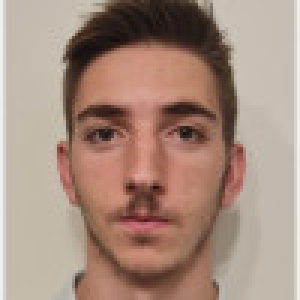
#> input picture src/exercises/11-eigenfaces/datasets/classroom/gress_jeremy.jpg, 100 x 100 px (shown 3 times larger); its folder holds 4 pictures in this run
$ python eigenfaces_classroom.py
#> lines starting #> are read from the running program, lines starting #| are printed output that depends on the picture
#!/usr/bin/env python3

import matplotlib.image as img
import matplotlib.pyplot as plt
import numpy as np
import os

from matplotlib.widgets import Slider


def rgb2gray(rgb):
    gray = rgb if not len(rgb.shape)>2 else np.dot(rgb[...,:3], [.2989, .5870, .1140])
    return gray


def basis_from_eigens(cov_mat):
    # Eigenvalues and Eigenvectors
    eigvals, eigvecs = np.linalg.eig(cov_mat)
    eig_idx = np.flip(eigvals.argsort())
    eigvals = eigvals[eig_idx]
    eigvecs = eigvecs[:, eig_idx]

    return eigvecs, eigvals


def basis_from_svd(matrix):
    # Singular Value Decomposition X = U Sigma V*
    u, s, v = np.linalg.svd(matrix, full_matrices=False)

    return u, s


def main():
    """ Eigenfaces - https://silanus.fr/sin/?p=785 """
    dir_path = os.path.dirname(os.path.abspath(__file__)) + '/datasets/classroom/'
    img_names = os.listdir(dir_path)

    # Load and show all faces
    fig = plt.figure()
    fig.suptitle("Faces")
    dim = 0
    faces = []
    for i, file_name in enumerate(img_names):
        img_i = rgb2gray(plt.imread(dir_path + file_name))
#> in rgb2gray, `gray = rgb if not len(rgb.shape)>2 else np.dot(rgb[...,:3], [.2989, .5..`:
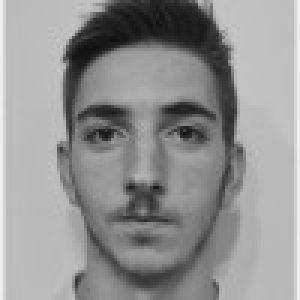
#> gray: shape (100, 100) float64 (shown 3 times larger); min 15.87, max 240, mean 146.6
        dim = img_i.shape
#> dim = (100, 100)
        faces.append(img_i.ravel())
        fig.add_subplot(3, len(img_names)//3, i+1)
        plt.imshow(img_i, cmap=plt.get_cmap('gray'))
        plt.xticks([])
        plt.yticks([])
#> pass 2 of the loop in main, `for i, file_name in enumerate(img_names):`:
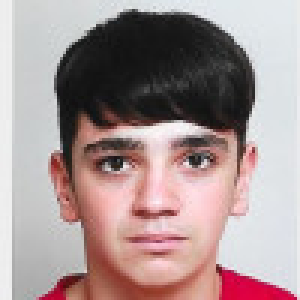
#> input picture src/exercises/11-eigenfaces/datasets/classroom/jovet_timothee.jpg, 100 x 100 px (shown 3 times larger)
#> in rgb2gray (call 2), `gray = rgb if not len(rgb.shape)>2 else np.dot(rgb[...,:3], [.2989, .5..`:
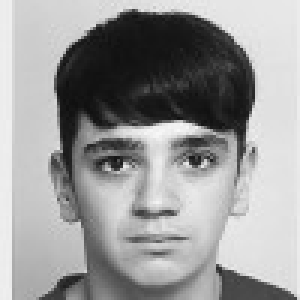
#> gray: shape (100, 100) float64 (shown 3 times larger); min 16, max 249.2, mean 153.5
#> pass 3 of the loop in main, `for i, file_name in enumerate(img_names):`:
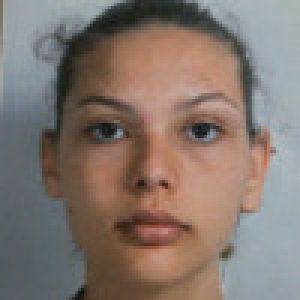
#> input picture src/exercises/11-eigenfaces/datasets/classroom/lauret_heloise.jpg, 100 x 100 px (shown 3 times larger)
#> in rgb2gray (call 3), `gray = rgb if not len(rgb.shape)>2 else np.dot(rgb[...,:3], [.2989, .5..`:
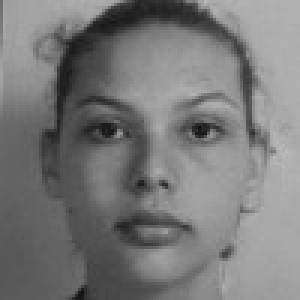
#> gray: shape (100, 100) float64 (shown 3 times larger); min 15.17, max 187.9, mean 121.8
#> the loop made 4 passes; the first 3 are shown
    plt.show()

    faces = np.array(faces).reshape((len(img_names), -1))

    # Mean Face
    mean_face = np.mean(faces, axis=0)
    plt.imshow(mean_face.reshape((dim[0], dim[1])), cmap=plt.get_cmap('gray'))
    plt.xticks([])
    plt.yticks([])
    plt.title("Mean/Average face")
    plt.show()

    # Normalised Faces
    fig = plt.figure()
    fig.suptitle("Normalised faces")
    faces_normalised = faces - mean_face
    for i, face_normalised in enumerate(faces_normalised):
        fig.add_subplot(3, len(img_names)//3, i+1)
        plt.imshow(face_normalised.reshape((100, 100)), cmap=plt.get_cmap('gray'))
        plt.xticks([])
        plt.yticks([])
    plt.show()

    # Covariance Matrix
    cov_mat = np.corrcoef(faces_normalised)
    plt.imshow(cov_mat.reshape((faces_normalised.shape[0], -1)), cmap=plt.get_cmap('gray'))
    plt.xticks(range(12), [name.split('_')[0] for name in img_names], rotation=90)
    plt.yticks(range(12), [name.split('_')[0] for name in img_names])
    plt.title("Covariance Matrix")
    plt.show()

    # Basis
    u_l, s_l = [], []
    # BasisFrom Eigens
    eigvecs, eigvals = basis_from_eigens(cov_mat)
    u_l.append(eigvecs)
    s_l.append(eigvals)
    # Basis from SVD (Principal Component Analysis)
    u, s = basis_from_svd(faces_normalised)
    u_l.append(u)
    s_l.append(s)

    for u_i, s_i in zip(u_l, s_l):
        plt.figure()
        plt.subplot(1, 2, 1)
        plt.title("Singular values - Semilog Y")
        plt.semilogy(s_i, '-x')
        plt.subplot(1, 2, 2)
        plt.title("Singular values - Cumulative Sum")
        plt.plot(np.cumsum(s_i), '-x')
        plt.hlines(.9 * np.sum(s_i), 0, s_i.shape[0])
        plt.tight_layout()
        plt.show()

        # Reduced basis from Eigens
        idx_lim = np.where(np.cumsum(s_i) < .9 * np.sum(s_i))[0][-1] + 1
        u_r = u_i[:, :idx_lim]

        # Project faces on reduced basis
        proj_faces = np.dot(u_r.T, faces_normalised)
        fig = plt.figure()
        fig.suptitle("Eigenfaces")
        for i, proj_face in enumerate(proj_faces):
            cols = proj_faces.shape[0]
            fig.add_subplot(cols//3, 3 + cols%3, i+1)
            plt.imshow(proj_face.reshape((dim[0], dim[1])), cmap=plt.get_cmap('gray'))
            plt.title('Eigenface %i' % (i+1))
            plt.xticks([])
            plt.yticks([])
        plt.show()

        # Compute weights for each face
        w = np.array([np.dot(proj_faces, face) for face in faces_normalised])

        w_idx = w[:,0].argsort()
        w = w[w_idx]
        img_names = [img_names[w_idx_i] for w_idx_i in w_idx]

        # Reconstruct faces
        fig = plt.figure()
        fig.suptitle("Closest face: " + img_names[0])
        rec_face = np.dot(w[0], proj_faces) + mean_face
        fig.add_subplot(121)
        fig.subplots_adjust(bottom=.2)
        plt.xticks([])
        plt.yticks([])
        img_handle = plt.imshow(rec_face.reshape((dim[0], dim[1])), cmap=plt.get_cmap('gray'))

        fig.add_subplot(122)
        bar_handle = plt.bar(1 + np.arange(len(w[0])), w[0])
        plt.xticks([])
        plt.ylim(np.min(w), np.max(w))
        ax_w = fig.add_axes([.15, .05, .75, .1])
        w_slider = Slider(ax=ax_w, label='W Mix', valmin=0, valmax=len(w)-1, valinit=0)

        def update(val):
            lo, hi = int(np.floor(val)), int(np.ceil(val))
            fac = val - lo
            w_i = (1-fac) * w[lo] + fac * w[hi]
            rec_face = np.dot(w_i, proj_faces) + mean_face
            img_handle.set_data(rec_face.reshape((dim[0], dim[1])))
            for bar, w_i_j in zip(bar_handle, w_i):
                bar.set_height(w_i_j)
            fig.suptitle("Closest face: " + img_names[int(np.round(val))])

        w_slider.on_changed(update)
        plt.show()


if __name__ == '__main__':
#> (the run stopped early here; a loop or call above may not have finished)
